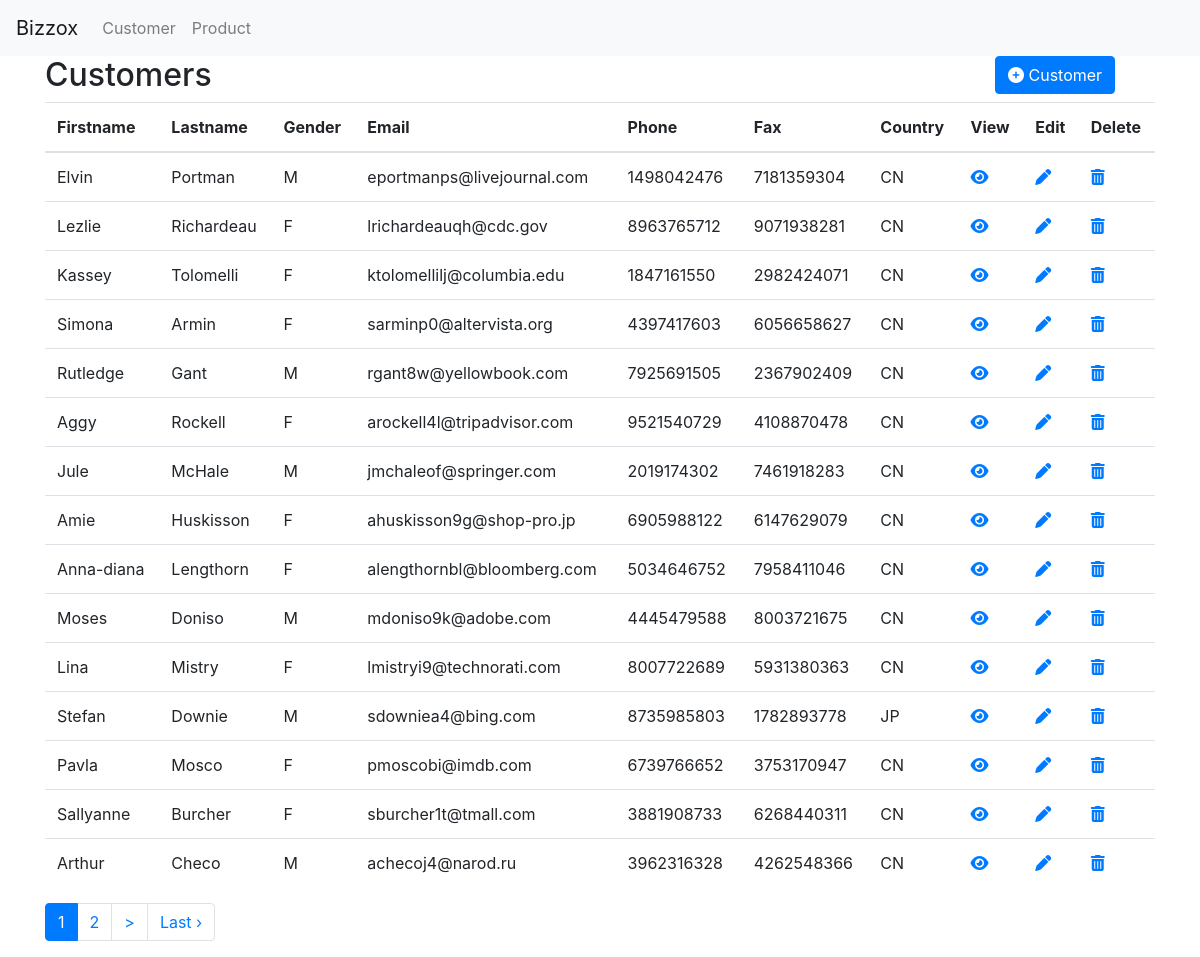
The page / on the database its author committed.
### tables this page shows
CREATE TABLE `xcustomer` (
  `id` int(11) UNSIGNED NOT NULL,
  `gender` varchar(1) DEFAULT NULL,
  `first_name` varchar(100) NOT NULL,
  `last_name` varchar(100) NOT NULL,
  `email` varchar(60) DEFAULT NULL,
  `phone` varchar(60) DEFAULT NULL,
  `fax` varchar(30) DEFAULT NULL,
  `country_code` varchar(5) DEFAULT NULL,
  `enabled` tinyint(1) UNSIGNED NOT NULL DEFAULT 0,
  `created_at` datetime NOT NULL,
  `updated_at` datetime NOT NULL
);

### index.php (called while the page is built, shortened)
<?php
require_once BASEPATH.'core/CodeIgniter.php';

### application/models/Customer_model.php (called while the page is built, shortened)
<?php
class Customer_model extends CI_Model {
	public function getPageData($page,$per_page){
		$customers = $this->db->query("select * from xcustomer where enabled = 0 order by created_at DESC limit $page, $per_page");
		return $customers->result_array();
	}
}

### application/views/customer/index.php (the view, shortened to what this page needs)
<link rel="stylesheet" type = "text/css"  href="<?php echo base_url('assets/css/customer.css')?>">
<div class="container">
	<div class="row">
		<div class="col-md-10">
			<h2>Customers</h2>
		</div>
		<div class="col-md-2">
			<a href="<?= base_url('customer/form')?>" class="btn btn-primary"><i class="fas fa-plus-circle"></i> Customer</a>
		</div>
	</div>
	<div class="row">
		<div class="col">
			<table class="table">
				<thead>
					<tr>
						<th scope="col">Firstname</th>
						<th scope="col">Lastname</th>
						<th scope="col">Gender</th>
						<th scope="col">Email</th>
						<th scope="col">Phone</th>
						<th scope="col">Fax</th>
						<th scope="col">Country</th>
						<th scope="col">View</th>
						<th scope="col">Edit</th>
						<th scope="col">Delete</th>
					</tr>
				</thead>
				<tbody>
				<?php
				if(count($customers)>0) {
					foreach ($customers as $customer) {
						$id = $customer['id'];
						?>
						<tr>
							<td><?=$customer['first_name']?></td>
							<td><?=$customer['last_name']?></td>
							<td><?=$customer['gender']?></td>
							<td><?=$customer['email']?></td>
							<td><?=$customer['phone']?></td>
							<td><?=$customer['fax']?></td>
							<td><?=$customer['country_code']?></td>
							<td><a href="<?=base_url("customer/detail?id=$id")?>"><i class="fas fa-eye"></i></a></td>
							<td><a href="<?=base_url("customer/edit?id=$id")?>"><i class="fas fa-pen"></i></a></td>
							<td><a href="<?=base_url("customer/delete?id=$id")?>" onclick="return confirm('Confirm Delete ?');"><i class="fas fa-trash-alt"></i></a></td>
						</tr>
					<?php
					}
				}else{?>
						<tr>
							<td colspan="10" style="text-align: center;">No Data</td>
						</tr>
				<?php
				}
				?>
				</tbody>
			</table>
		</div>
	</div>
	<div class="row">
		<div class="col">
			<?php
			if(count($customers)>0) {
			 	echo $pagination;
			}
			?>
		</div>
	</div>
</div>

### rows shown on the page
xcustomer: first_name "Elvin", last_name "Portman", gender "M", email "eportmanps@livejournal.com", phone "1498042476", fax "7181359304", country_code "CN"
xcustomer: first_name "Lezlie", last_name "Richardeau", gender "F", email "lrichardeauqh@cdc.gov", phone "8963765712", fax "9071938281", country_code "CN"
xcustomer: first_name "Kassey", last_name "Tolomelli", gender "F", email "ktolomellilj@columbia.edu", phone "1847161550", fax "2982424071", country_code "CN"
xcustomer: first_name "Simona", last_name "Armin", gender "F", email "sarminp0@altervista.org", phone "4397417603", fax "6056658627", country_code "CN"
xcustomer: first_name "Rutledge", last_name "Gant", gender "M", email "rgant8w@yellowbook.com", phone "7925691505", fax "2367902409", country_code "CN"
xcustomer: first_name "Aggy", last_name "Rockell", gender "F", email "arockell4l@tripadvisor.com", phone "9521540729", fax "4108870478", country_code "CN"
xcustomer: first_name "Jule", last_name "McHale", gender "M", email "jmchaleof@springer.com", phone "2019174302", fax "7461918283", country_code "CN"
xcustomer: first_name "Amie", last_name "Huskisson", gender "F", email "ahuskisson9g@shop-pro.jp", phone "6905988122", fax "6147629079", country_code "CN"
xcustomer: first_name "Anna-diana", last_name "Lengthorn", gender "F", email "alengthornbl@bloomberg.com", phone "5034646752", fax "7958411046", country_code "CN"
xcustomer: first_name "Moses", last_name "Doniso", gender "M", email "mdoniso9k@adobe.com", phone "4445479588", fax "8003721675", country_code "CN"
xcustomer: first_name "Lina", last_name "Mistry", gender "F", email "lmistryi9@technorati.com", phone "8007722689", fax "5931380363", country_code "CN"
xcustomer: first_name "Stefan", last_name "Downie", gender "M", email "sdowniea4@bing.com", phone "8735985803", fax "1782893778", country_code "JP"
xcustomer: first_name "Pavla", last_name "Mosco", gender "F", email "pmoscobi@imdb.com", phone "6739766652", fax "3753170947", country_code "CN"
xcustomer: first_name "Sallyanne", last_name "Burcher", gender "F", email "sburcher1t@tmall.com", phone "3881908733", fax "6268440311", country_code "CN"
xcustomer: first_name "Arthur", last_name "Checo", gender "M", email "achecoj4@narod.ru", phone "3962316328", fax "4262548366", country_code "CN"

### other values the page prints
$pagination "1 2 > Last ›"
